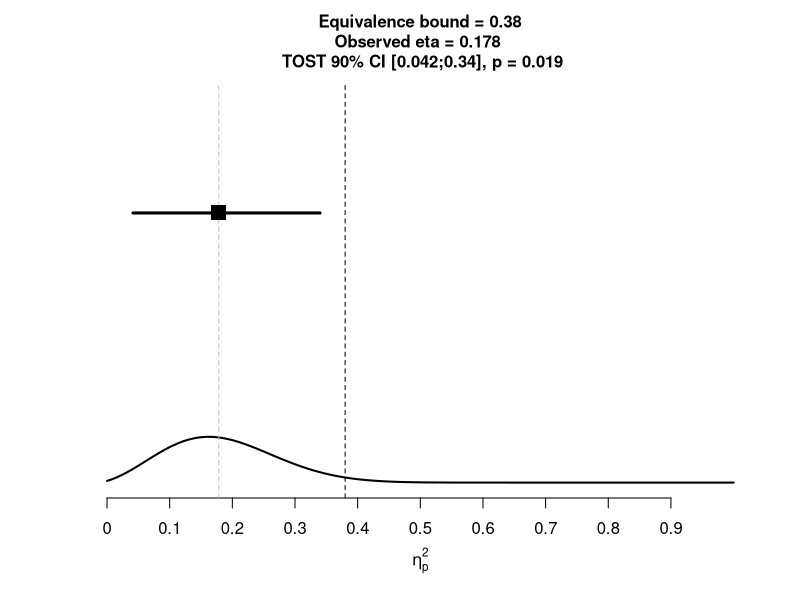

Here is the R script that generated this plot: (Note: this script raises an error after producing the figure.)
noninf_Fstat <-  function(Fstat, df1, df2, N, eq_bound_eta, alpha = 0.10, tol = 1e-09){
  
  df1 <- 2
  df2 <- 48
  N <- 50
  
  # first calculate point-estimate to make sure it is less than eq_bound_eta:
  ncp_hat <- uniroot(function(q) (pf(Fstat, 
                                     df1, 
                                     df2, 
                                     ncp = q) - 0.5),
                     interval = c(0,
                                  Fstat * df1 * 1000),
                     tol = tol)$root
  
  eta2_hat =  ncp_hat/(ncp_hat+N)
  eta_pop<-(Fstat*df1)/(Fstat*df1+df2)
  ncp = N/(1/eta_pop-1)
  
  print(c("ncp_hat", "eta2_hat"))
  print(round(c(ncp_hat, eta2_hat),3))
  
  if(eta2_hat > eq_bound_eta){
    print(paste("Warning: point estimate of", eta2_hat, "is above eq_bound_eta."))
    return(1)
  }
  #Then calculate CI around eta.
  ncp_lower <- uniroot(function(q) (pf(Fstat, 
                                       df1, 
                                       df2, 
                                       ncp = q) - (1-alpha/2)),
                       interval = c(0, Fstat * df1),
                       tol = tol)$root
  
  ncp_upper <- uniroot(function(q) (pf(Fstat, 
                                       df1, 
                                       df2, 
                                       ncp = q) - (alpha/2)),
                       interval = c(0, Fstat * df1*100),
                       tol = tol)$root
  #Convert non-central F bounds for the confidence interval to bounds expressed in partial eta-squared
  LL_CI <- ncp_lower/(ncp_lower+N)
  UL_CI <- ncp_upper/(ncp_upper+N)
  
  if(eta2_hat <= eq_bound_eta){	
    pval <- uniroot(function(alpha) (pf(Fstat, 
                                        df1, 
                                        df2, 
                                        ncp = (eq_bound_eta * N) / (1 - eq_bound_eta)) - (alpha)),
                    interval = c(0,
                                 1),
                    tol = tol)$root
  }
    #add plot
    #Eta function
    xmin <- 0
    xmax <- 0.999
    ymax <- 1
    x=seq(xmin,xmax,length=1000)
    ncp = ncp_hat
    #    ncp = N/(1/eta2_hat-1)
    crit_f <- qf(1 - alpha, df1, df2, ncp = 0)
    
    eta_pop_dist <- function(x) df((x*df2)/(df1-x*df1), df1, df2, ncp = ncp)
    par(bg = "white")
    plot(-10,xlab=substitute(paste(eta[p]^2)), ylab="", axes=FALSE,
         xlim=c(0,xmax),  ylim=c(0, ymax))
    axis(side=1, at=seq(0,xmax, 0.1), labels=seq(0,xmax, 0.1))
    #axis(side=2)
    title(main=paste("Equivalence bound = ",round(eq_bound_eta,digits=3),"\nObserved eta = ",round(eta2_hat,digits=3)," \n TOST ", 100*(1-alpha),"% CI [",round(LL_CI,digits=3),";",round(UL_CI,digits=3),"], p = ",round(pval,digits=3),sep=""), cex.main=1)
    
    ncp<-0
    eta_pop_crit<-(crit_f*df1)/(crit_f*df1+df2)
    # #Draw null distribution
    # ncp<-0 #So set ncp to null
    # curve(eta_pop_dist, 0.00000000001, 0.99999999, n=10000, col="grey", lwd=2, add=TRUE)
    # x=seq(eta_pop_crit,xmax,length=10000) 
    # z<-df((x*df2)/(df1-x*df1), df1, df2) #determine upperbounds polygon
    # polygon(c(eta_pop_crit,x,xmax),c(0,z,0),col=rgb(1, 0, 0,0.5)) #draw polygon
    #Add Type 2 error rate
    ncp <- ncp_hat #So set ncp to observed value
    curve(eta_pop_dist, 0.00000000001, 0.99999999, n=10000, col="black", lwd=2, add=TRUE)
    # y=seq(0.00000000001,eta_pop_crit,length=10000) 
    # z<-df((y*df2)/(df1-y*df1), df1, df2, ncp) #determine upperbounds polygon
    # polygon(c(y,eta_pop_crit,eta_pop_crit),c(0,z,0),col=rgb(0, 0, 1,0.5))
    abline(v=eq_bound_eta, lty=2)
    abline(v=eta2_hat, lty=2, col="grey")
    points(x=eta2_hat, y=0.7, pch=15, cex=2)
    segments(LL_CI,0.7,UL_CI,0.7, lwd=3)
    
    
    invisible(list(eta2_hat = , TOST_p = pval, alpha = alpha, eq_eqbound_eta = eq_bound_eta, LL_CI_TOST = LL_CI, UL_CI_TOST = UL_CI))
  
}

## a random example:

Fstat <- 6
df1 <- 1
df2 <- 48
N <- 50
eq_bound_eta <- 0.38

res <- noninf_Fstat(Fstat = Fstat, df1 = df1, df2 = df2, N = N, eq_bound_eta = eq_bound_eta)
res
